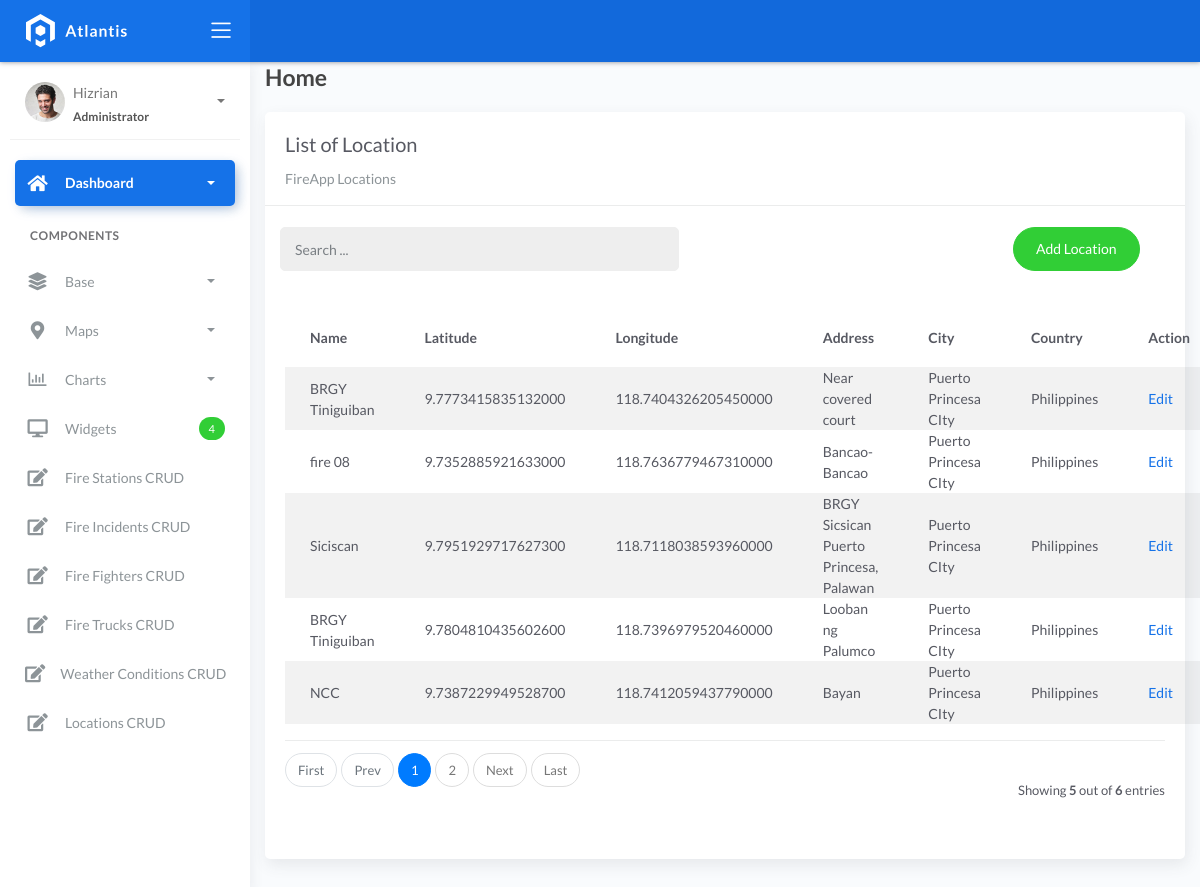
The page /locationlist on the database its author committed.
### fire/models.py (models this page shows)
class BaseModel(models.Model):
    created_at = models.DateTimeField(auto_now_add=True, db_index=True)
    updated_at = models.DateTimeField(auto_now=True)
    class Meta:
        abstract = True

class Locations(BaseModel):
    name = models.CharField(max_length=150)
    latitude = models.DecimalField(
        max_digits=22, decimal_places=16, null=True, blank=True)
    longitude = models.DecimalField(
        max_digits=22, decimal_places=16, null=True, blank=True)
    address = models.CharField(max_length=150)
    city = models.CharField(max_length=150)  # can be in separate table
    country = models.CharField(max_length=150)  # can be in separate table

### fire/views.py (the view)
# urls.py: path('locationlist', LocationList.as_view(), name='location-list'),
class LocationList(ListView):
    model = Locations
    context_object_name = 'locations'
    template_name = "listlocation.html"
    paginate_by = 5
    def get_queryset(self, *args, **kwargs):
        qs = super(LocationList, self).get_queryset(*args, **kwargs)
        if self.request.GET.get("q") != None:
            query = self.request.GET.get('q')
            qs = qs.filter(Q(name__icontains=query) |
            Q(city__icontains=query) | Q(country__icontains=query))
        return qs

### templates/listlocation.html (shortened to what this page needs)
{% extends 'base.html' %} {% load static %} {% block content %}
<div class="content">
    <div class="container-fluid">
        <h4 class="page-title">Home</h4>
        <div class="row">
            <div class="col-md-12">
                <div class="card">
                    <div class="card-header">
                        <div class="card-title">List of Location</div>
                        <div class="card-category">FireApp Locations</div>
                    </div>
                    <br>
                        <div class="col-md-12 row">
                            <div class="col-md-6">
                                <form action="" class="navbar-left navbar-form nav-search mr-md-3" action="{% url 'location-list' %}">
                                    <div class="input-group">
                                        <input type="text" placeholder="Search ..." class="form-control" name="q">
                                        <div class="input-group-append">
                                        <span class="input-group-text">
                                        </span>
                                        </div>
                                    </div>
                                </form>
                            </div>
                            <div class="col-md-6">
                                <div class="pull-right">
                                    <a href="{% url 'location-add' %}" class="btn btn-success btn-rounded">Add Location</a>
                                </div>
                            </div>
                        </div>
                    <div class="card-body">
                        <table class="table table-striped mt-3">
                            <thead>
                                <tr>
                                    <th scope="col">Name</th>
                                    <th scope="col">Latitude</th>
                                    <th scope="col">Longitude</th>
                                    <th scope="col">Address</th>
                                    <th scope="col">City</th>
                                    <th scope="col">Country</th>
                                    <th scope="col" colspan="2">Action</th>
                                </tr>
                            </thead>
                            <tbody>
                                {% for object in object_list %}
                                <tr>
                                    <td>{{ object.name }}</td>
                                    <td>{{ object.latitude }}</td>
                                    <td>{{ object.longitude }}</td>
                                    <td>{{ object.address }}</td>
                                    <td>{{ object.city }}</td>
                                    <td>{{ object.country }}</td>
                                    <td><a href="locationlist/{{ object.id }}">Edit</a></td>
                                    <td><a href="locationlist/{{ object.id }}/delete" class="text-danger">Delete</a></td>
                                </tr>
                                {% empty %}
                                <tr>
                                    <td colspan="4" style="text-align: center">
                                    <p class="text-sm font-weight-bold mb-0">No Records Found</p>
                                    </td>
                                </tr>
                                {% endfor %}
                            </tbody>
                        </table>
                        {% include 'includes/pagination.html' %}
                    </div>
                </div>
            </div>
        </div>
    </div>
</div>
{% endblock %}

### rows shown on the page
Locations: name "BRGY Tiniguiban", latitude "9.7773415835132000", longitude "118.7404326205450000", address "Near covered court", city "Puerto Princesa CIty", country "Philippines"
Locations: name "fire 08", latitude "9.7352885921633000", longitude "118.7636779467310000", address "Bancao-Bancao", city "Puerto Princesa CIty", country "Philippines"
Locations: name "Siciscan", latitude "9.7951929717627300", longitude "118.7118038593960000", address "BRGY Sicsican Puerto Princesa, Palawan", city "Puerto Princesa CIty", country "Philippines"
Locations: name "BRGY Tiniguiban", latitude "9.7804810435602600", longitude "118.7396979520460000", address "Looban ng Palumco", city "Puerto Princesa CIty", country "Philippines"
Locations: name "NCC", latitude "9.7387229949528700", longitude "118.7412059437790000", address "Bayan", city "Puerto Princesa CIty", country "Philippines"

### other values the page prints
{{ page_num }} "1"
{{ page_num }} "2"
{{ object_list.count }} "5"
{{ paginator.count }} "6"
